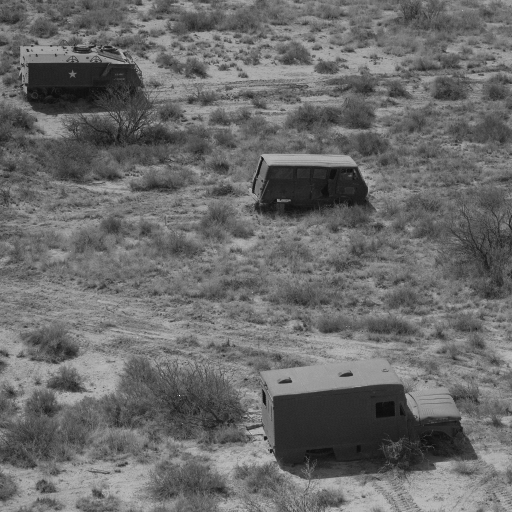
#> input picture 02_apss.tif, 512 x 512 px
$ jupyter execute 'УльяновАМ_МОАИ1.ipynb'
#> lines starting #> are read from the running program, lines starting #| are printed output that depends on the picture; after the words box and inside, x2 and y2 are one past the last pixel; in counts of white or black regions, pixels touching at a corner belong together; long printed decimals are rounded
# Лабораторная работа №1
## Поэлементные преобразования изображений

### Используемые библиотеки

- `numpy` — работа с массивами изображения, вычисления, гистограммы, `np.cumsum` и `np.where`.
- `matplotlib.pyplot` — вывод изображений, гистограмм и графиков функций преобразования.
- `skimage.exposure`, отсюда стандартная эквализация, с которой сравнивается самописный алгоритм.

Для 8-битного полутонового изображения яркость принимает значения от **0 до 255**.

[cell 1]
import numpy as np
import matplotlib.pyplot as plt
from skimage import io, exposure

FILE = "02_apss.tif"
img = io.imread(FILE)
#> img is the input picture: shape (512, 512); min 12, max 249, mean 106.4

# Если изображение цветное — переводим в полутоновое без готовой функции обработки
if img.ndim == 3:
    img = np.round(
        0.299 * img[:, :, 0] +
        0.587 * img[:, :, 1] +
        0.114 * img[:, :, 2]
    ).astype(np.uint8)

img = img.astype(np.uint8)

print("Размер:", img.shape)
#| Размер: (512, 512)
print("Диапазон:", img.min(), "-", img.max())
#| Диапазон: 12 - 249

# I. Пороговая обработка

### Гистограмма

Гистограмма показывает количество пикселей каждого уровня яркости.

При 256 уровнях `hist` — одномерный массив из **256 элементов**. Если используется

```python
hist, bins = np.histogram(..., bins=256, range=(0, 256))
```

то `bins` содержит **257 границ**:

`0, 1, 2, ..., 255, 256`.

Нормированная гистограмма получается делением на общее число пикселей:

$$
p(k)=\frac{h(k)}{N},
$$

и сумма её элементов равна 1.

## Пороговая обработка

Пороговая обработка разделяет пиксели на два класса:

$$
g(f)=
\begin{cases}
255,&f\ge f_0,\\
0,&f<f_0.
\end{cases}
$$

`f0` — выбранный порог. `np.where()` позволяет применить условие сразу ко всему массиву без цикла.

После преобразования изображение является бинарным и содержит только два уровня яркости: **0 и 255**. При увеличении порога белых пикселей становится меньше, при уменьшении — больше.

[cell 2]
hist0, bins0 = np.histogram(img.ravel(), bins=256, range=(0, 256))
#> hist0 = 256 values, max 4861 at index 116, min 0 at index 0, mean 1024; bins0 = 257 values from 0 to 256
f0 = int(np.mean(img))
#> f0 = 106

binary = np.where(img >= f0, 255, 0).astype(np.uint8)
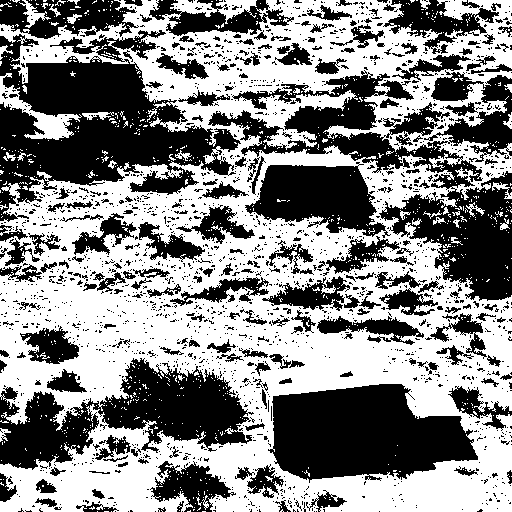
#> binary: shape (512, 512); 53.5% white; 2000 black regions (1794 under 20 px), largest, box (x1, y1, x2, y2) and area: (0, 30, 241, 222) 21581, (208, 70, 512, 301) 21546, (268, 384, 478, 483) 14640

print("Порог f0 =", f0)
#| Порог f0 = 106

fig, ax = plt.subplots(1, 2, figsize=(11, 5))

ax[0].imshow(img, cmap="gray", vmin=0, vmax=255)
ax[0].set_title("Исходное изображение")
ax[0].axis("off")

ax[1].imshow(binary, cmap="gray", vmin=0, vmax=255)
ax[1].set_title("После пороговой обработки")
ax[1].axis("off")

plt.tight_layout()
plt.show()
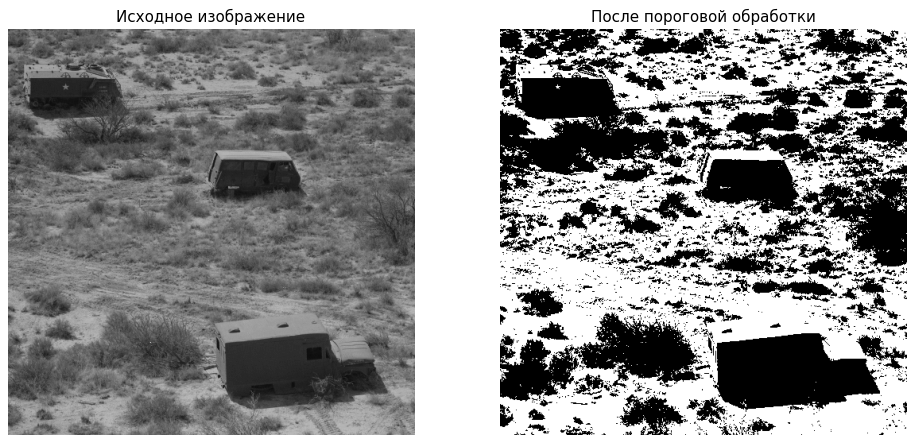
#> figure drawn by matplotlib, 2 panels

### Вывод по пороговой обработке

**До преобразования:** исходное изображение содержит множество уровней серого.

**После преобразования:** пиксели разделены порогом на два класса, поэтому остаются только значения **0 и 255**. Гистограмма результата содержит два возможных уровня яркости.

[cell 3]
hist_bin, _ = np.histogram(binary.ravel(), bins=256, range=(0, 256))
#> hist_bin = 256 values, max 140364 at index 255, min 0 at index 1, mean 1024

fig, ax = plt.subplots(1, 2, figsize=(12, 4))

ax[0].bar(np.arange(256), hist0, width=1)
ax[0].axvline(f0, linestyle="--", label=f"f0 = {f0}")
ax[0].set_xlim(0, 255)
ax[0].set_title("Исходная гистограмма")
ax[0].set_xlabel("Яркость")
ax[0].set_ylabel("Количество пикселей")
ax[0].legend()

# Для бинарного результата два уровня показываются явно
vals, nums = np.unique(binary, return_counts=True)
#> vals = [0, 255]; nums = [121780, 140364]
ax[1].bar(vals.astype(str), nums)
ax[1].set_title("Гистограмма после пороговой обработки")
ax[1].set_xlabel("Яркость")
ax[1].set_ylabel("Количество пикселей")

plt.tight_layout()
plt.show()
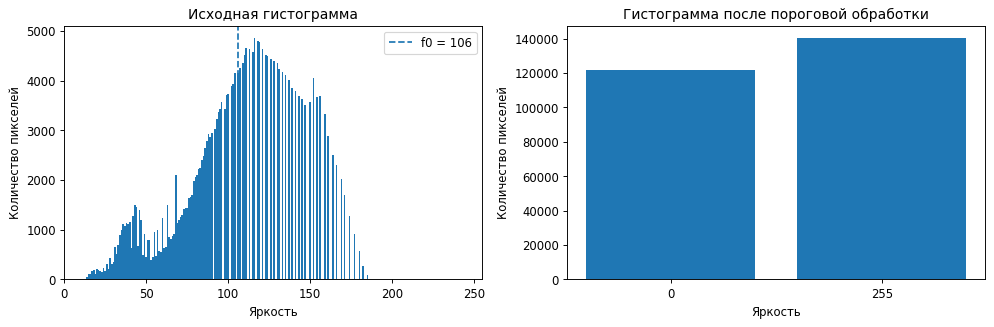
#> figure drawn by matplotlib, 2 panels; panel 1: tallest bar 4861 high, from x = 115.5 to 116.5

f = np.arange(256)
g_threshold = np.where(f >= f0, 255, 0)
#> g_threshold = 256 values from 0 to 255

plt.figure(figsize=(7, 4))
plt.step(f, g_threshold, where="post")
plt.axvline(f0, linestyle="--")
plt.xlim(0, 255)
plt.ylim(-10, 270)
plt.xlabel("Входная яркость f")
plt.ylabel("Выходная яркость g")
plt.title("Функция порогового преобразования")
plt.grid(alpha=0.3)
plt.show()
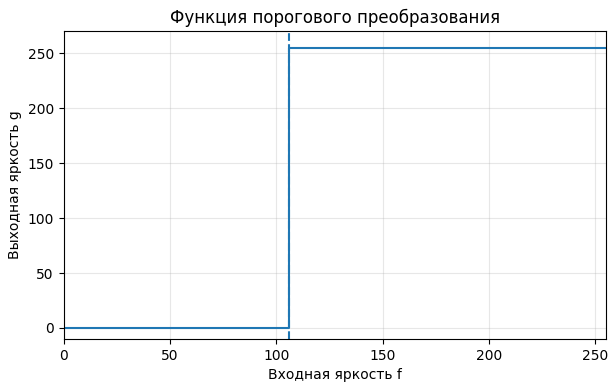
#> figure drawn by matplotlib, 1 panel; curve peaks at x = 106, y = 255

# II. Линейное контрастирование

## Линейное контрастирование

Определяются минимальная и максимальная яркости исходного изображения:

$$
f_{min}=\min(f), \qquad f_{max}=\max(f).
$$

Для растяжения исходного диапазона на `[0,255]` используется:

$$
g(f)=af+b,
$$

$$
a=\frac{255}{f_{max}-f_{min}}, \qquad b=-af_{min}.
$$

После преобразования минимальная яркость должна перейти примерно в 0, максимальная — в 255. Гистограмма при этом растягивается по оси яркости.

[cell 4]
f_min = int(img.min())
#> f_min = 12
f_max = int(img.max())
#> f_max = 249

a = 255.0 / (f_max - f_min) if f_max != f_min else 1.0
#> a = 1.08
b = -a * f_min
#> b = -12.91

contrast = np.clip(a * img.astype(np.float64) + b, 0, 255).astype(np.uint8)

print("f_min =", f_min)
#| f_min = 12
print("f_max =", f_max)
#| f_max = 249
print("a =", a)
#| a = 1.076
print("b =", b)
#| b = -12.911
print("Диапазон после:", contrast.min(), "-", contrast.max())
#| Диапазон после: 0 - 255

fig, ax = plt.subplots(1, 2, figsize=(11, 5))

ax[0].imshow(img, cmap="gray", vmin=0, vmax=255)
ax[0].set_title("Исходное изображение")
ax[0].axis("off")

ax[1].imshow(contrast, cmap="gray", vmin=0, vmax=255)
ax[1].set_title("Контрастированное изображение")
ax[1].axis("off")

plt.tight_layout()
plt.show()

[cell 5]
hist_before, _ = np.histogram(img.ravel(), bins=256, range=(0, 256))
#> hist_before has the same summary as hist0
hist_contrast, _ = np.histogram(contrast.ravel(), bins=256, range=(0, 256))
#> hist_contrast = 256 values, max 4861 at index 111, min 0 at index 14, mean 1024

fig, ax = plt.subplots(1, 2, figsize=(12, 4))

ax[0].bar(np.arange(256), hist_before, width=1)
ax[0].set_xlim(0, 255)
ax[0].set_title("Исходная гистограмма")
ax[0].set_xlabel("Яркость")
ax[0].set_ylabel("Количество пикселей")

ax[1].bar(np.arange(256), hist_contrast, width=1)
ax[1].set_xlim(0, 255)
ax[1].set_title("Гистограмма после контрастирования")
ax[1].set_xlabel("Яркость")
ax[1].set_ylabel("Количество пикселей")

plt.tight_layout()
plt.show()
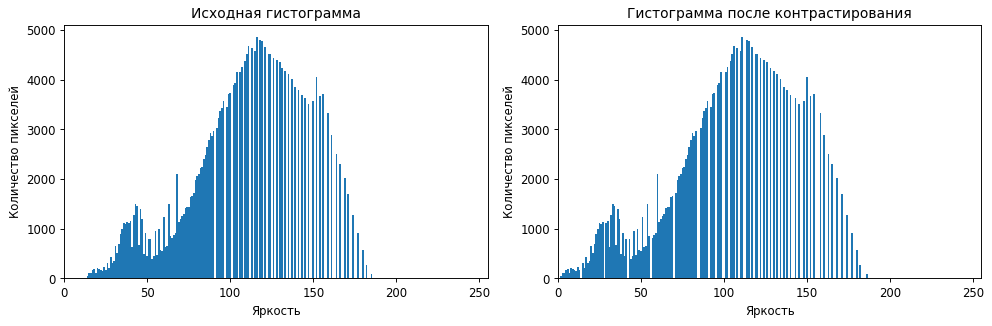
#> figure drawn by matplotlib, 2 panels; panel 1: tallest bar 4861 high, from x = 115.5 to 116.5; panel 2: tallest bar 4861 high, from x = 110.5 to 111.5

f = np.arange(256)
g_contrast = np.clip(a * f + b, 0, 255)
#> g_contrast = 256 values from 0 to 255

plt.figure(figsize=(5, 5))
plt.plot(f, g_contrast)
plt.axvline(f_min, linestyle="--", label=f"f_min = {f_min}")
plt.axvline(f_max, linestyle="--", label=f"f_max = {f_max}")
plt.xlim(0, 255)
plt.ylim(0, 255)
plt.xlabel("Входная яркость f")
plt.ylabel("Выходная яркость g")
plt.title("Функция линейного контрастирования")
plt.legend()
plt.grid(alpha=0.3)
plt.show()
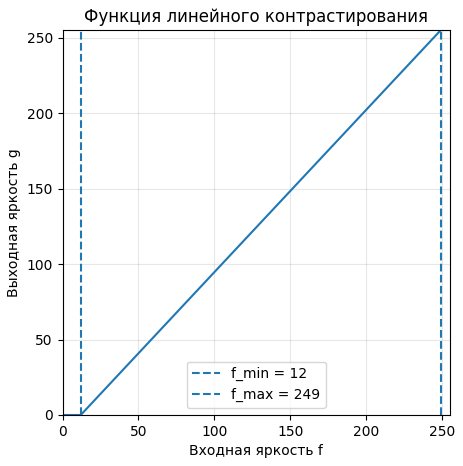
#> figure drawn by matplotlib, 1 panel; curve peaks at x = 249, y = 255

# III. Эквализация

[cell 6]
# Гистограмма и границы интервалов
hist, bins = np.histogram(img.ravel(), bins=256, range=(0, 256))
#> hist has the same summary as hist0; bins = 257 values from 0 to 256

print("hist =")
print(hist)
#| [   0    0    0    0    0    0    0    0    0    0    0    0    5   18
#|    40  113  119  177  192  116  205  188  160  141  237  172  303  217
#|   424  303  345  645  509  695  890  998 1118 1086 1138 1121 1154  628
#|  1280 1493 1460  677 1400 1201  501  912  446  800  789  394  450  961
#|   476  991  568  557 1246  640  662 1503  859  810  869  913 2101 1131
#|  1187 1265 1297 1424 1439 1433 1639 1665 1710 1989 2053 2102 2217 2252
#> (further printed lines are left out)

print("\nbins =")
print(bins)
#| [  0.   1.   2.   3.   4.   5.   6.   7.   8.   9.  10.  11.  12.  13.
#|   14.  15.  16.  17.  18.  19.  20.  21.  22.  23.  24.  25.  26.  27.
#|   28.  29.  30.  31.  32.  33.  34.  35.  36.  37.  38.  39.  40.  41.
#|   42.  43.  44.  45.  46.  47.  48.  49.  50.  51.  52.  53.  54.  55.
#|   56.  57.  58.  59.  60.  61.  62.  63.  64.  65.  66.  67.  68.  69.
#|   70.  71.  72.  73.  74.  75.  76.  77.  78.  79.  80.  81.  82.  83.
#> (further printed lines are left out)

print("\nНачало bins:", bins[:10])
#| Начало bins: [0. 1. 2. 3. 4. 5. 6. 7. 8. 9.]
print("Конец bins:", bins[-10:])
#| Конец bins: [247. 248. 249. 250. 251. 252. 253. 254. 255. 256.]
print("bins[0] =", bins[0])
#| bins[0] = 0.0
print("bins[-1] =", bins[-1])
#| bins[-1] = 256.0

## Эквализация

Интегральная функция распределения вычисляется суммой с накоплением:

$$
F(k)=\sum_{i=0}^{k}p(i).
$$

В коде для этого используется `np.cumsum`, то есть цикл не требуется.

Функция эквализации для диапазона 0–255:

$$
g(f)=255F_f(f).
$$

CDF является неубывающей, поэтому и функция преобразования `g(f)` также не убывает.

### Самописная и стандартная эквализация

Самописная эквализация строится из нормированной гистограммы и её CDF.

Стандартная функция `exposure.equalize_hist()` используется для визуального сравнения.

[cell 7]
# Самописная эквализация
pdf = hist / hist.sum()
#> pdf = 256 values, max 0.0185 at index 116, min 0 at index 0, mean 0.00391
cdf = np.cumsum(pdf)
#> cdf = 256 values from 0 to 1
transform = np.round(255 * cdf).astype(np.uint8)
#> transform = 256 values from 0 to 255

equal_manual = transform[img]
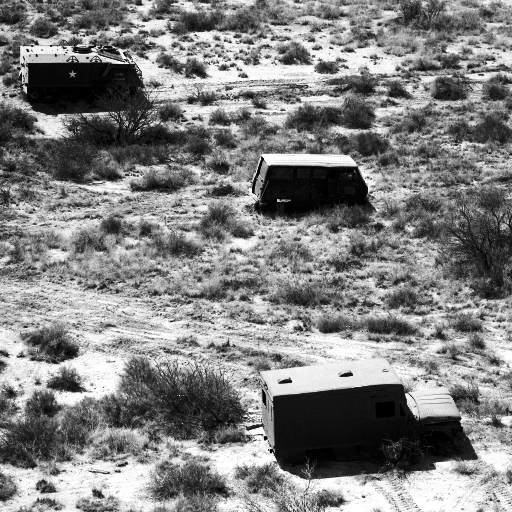
#> equal_manual: shape (512, 512); min 0, max 255, mean 129

# Стандартная эквализация только для сравнения
equal_standard = exposure.equalize_hist(img)
equal_standard = np.round(equal_standard * 255).astype(np.uint8)

fig, ax = plt.subplots(1, 3, figsize=(15, 5))

ax[0].imshow(img, cmap="gray", vmin=0, vmax=255)
ax[0].set_title("Исходное")
ax[0].axis("off")

ax[1].imshow(equal_standard, cmap="gray", vmin=0, vmax=255)
ax[1].set_title("Стандартная эквализация")
ax[1].axis("off")

ax[2].imshow(equal_manual, cmap="gray", vmin=0, vmax=255)
ax[2].set_title("Самописная эквализация")
ax[2].axis("off")

plt.tight_layout()
plt.show()

[cell 8]
hist_standard, _ = np.histogram(equal_standard.ravel(), bins=256, range=(0, 256))
#> hist_standard = 256 values, max 4861 at index 154, min 0 at index 15, mean 1024
hist_manual, _ = np.histogram(equal_manual.ravel(), bins=256, range=(0, 256))
#> hist_manual has the same summary as hist_standard

fig, ax = plt.subplots(1, 3, figsize=(15, 4))

ax[0].bar(np.arange(256), hist, width=1)
ax[0].set_title("Исходная")
ax[0].set_xlim(0, 255)

ax[1].bar(np.arange(256), hist_standard, width=1)
ax[1].set_title("После стандартной")
ax[1].set_xlim(0, 255)

ax[2].bar(np.arange(256), hist_manual, width=1)
ax[2].set_title("После самописной")
ax[2].set_xlim(0, 255)

ax[0].set_xlabel("Яркость")
ax[0].set_ylabel("Количество пикселей")
ax[1].set_xlabel("Яркость")
ax[1].set_ylabel("Количество пикселей")
ax[2].set_xlabel("Яркость")
ax[2].set_ylabel("Количество пикселей")

plt.tight_layout()
plt.show()
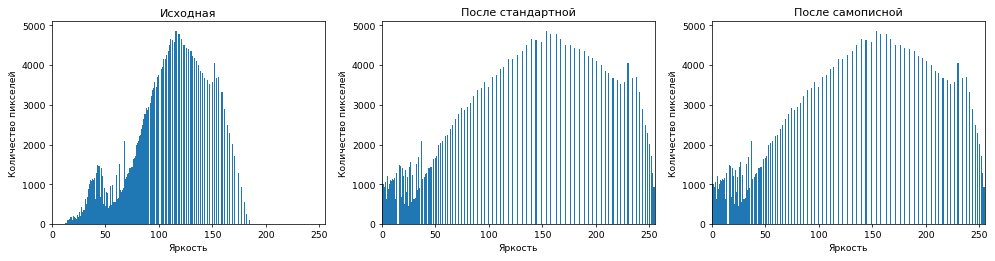
#> figure drawn by matplotlib, 3 panels; panel 1: tallest bar 4861 high, from x = 115.5 to 116.5; panel 2: tallest bar 4861 high, from x = 153.5 to 154.5; panel 3: tallest bar 4861 high, from x = 153.5 to 154.5

[cell 9]
# Интегральные функции распределения до и после обработки
cdf_before = np.cumsum(hist / hist.sum())
#> cdf_before = 256 values from 0 to 1
cdf_after = np.cumsum(hist_manual / hist_manual.sum())
#> cdf_after = 256 values from 0.0018 to 1

plt.figure(figsize=(8, 5))
plt.plot(np.arange(256), cdf_before, label="До эквализации")
plt.plot(np.arange(256), cdf_after, label="После эквализации")
plt.xlim(0, 255)
plt.ylim(0, 1.01)
plt.xlabel("Яркость f")
plt.ylabel("CDF")
plt.title("Интегральные функции распределения")
plt.legend()
plt.grid(alpha=0.3)
plt.show()
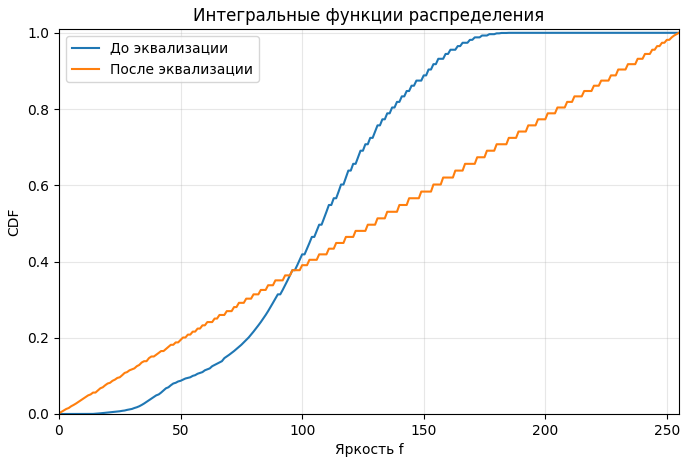
#> figure drawn by matplotlib, 1 panel; curve peaks at x = 249, y = 1; curve peaks at x = 255, y = 1

plt.figure(figsize=(8, 5))
plt.plot(np.arange(256), transform)
plt.xlim(0, 255)
plt.ylim(0, 255)
plt.xlabel("Входная яркость f")
plt.ylabel("Выходная яркость g")
plt.title("Функция преобразования g(f)")
plt.grid(alpha=0.3)
plt.show()
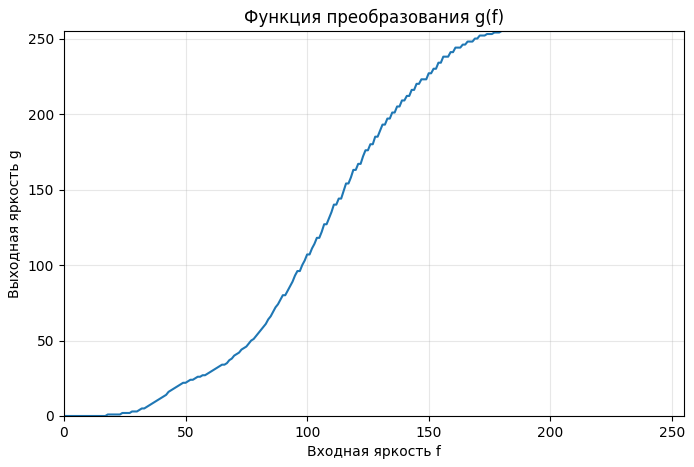
#> figure drawn by matplotlib, 1 panel; curve peaks at x = 180, y = 255

$ run again, with 01_apc.tif copied over 02_apss.tif
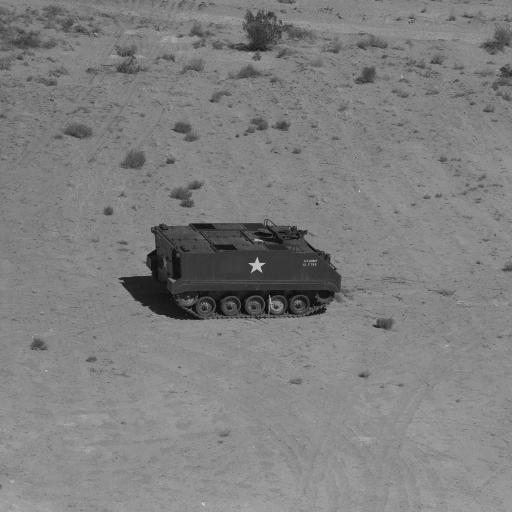
#> input picture 01_apc.tif, 512 x 512 px
#> img is the input picture: shape (512, 512); min 12, max 215, mean 127.2
#| Размер: (512, 512)
#| Диапазон: 12 - 215
#> hist0 = 256 values, max 20102 at index 135, min 0 at index 0, mean 1024; bins0 = 257 values from 0 to 256
#> f0 = 127
#> `binary = np.where(img >= f0, 255, 0).astype(np.uint8)`:
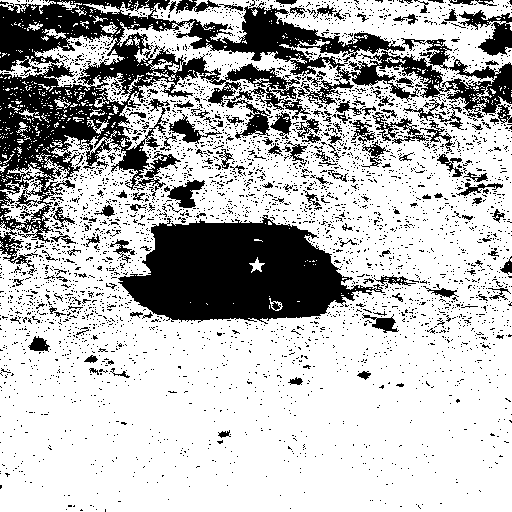
#> binary: shape (512, 512); 72.4% white; 3828 black regions (3678 under 20 px), largest, box (x1, y1, x2, y2) and area: (0, 0, 512, 276) 32853, (118, 215, 385, 324) 17664, (458, 10, 512, 56) 1066
#| Порог f0 = 127
#> hist_bin = 256 values, max 189847 at index 255, min 0 at index 1, mean 1024
#> vals = [0, 255]; nums = [72297, 189847]
#> g_threshold = 256 values from 0 to 255
#> f_min = 12
#> f_max = 215
#> a = 1.26
#> b = -15.07
#| f_min = 12
#| f_max = 215
#| a = 1.256
#| b = -15.074
#| Диапазон после: 0 - 255
#> hist_before has the same summary as hist0
#> hist_contrast = 256 values, max 20102 at index 154, min 0 at index 4, mean 1024
#> g_contrast = 256 values from 0 to 255
#> hist has the same summary as hist0; bins = 257 values from 0 to 256
#| [    0     0     0     0     0     0     0     0     0     0     0     0
#|      4    20    23    64   100    94   170   126   174   212   252   176
#|    283   157   284   181   247   172   202   293   182   172   184   144
#|    156   117   112   113   107    70   118   146   123    52   131   160
#|     78   193   117   304   412   306   360  1223   735  1269   457   426
#|    783   289   278   472   222   234   203   235   485   262   291   308
#> (further printed lines are left out)
#| [  0.   1.   2.   3.   4.   5.   6.   7.   8.   9.  10.  11.  12.  13.
#|   14.  15.  16.  17.  18.  19.  20.  21.  22.  23.  24.  25.  26.  27.
#|   28.  29.  30.  31.  32.  33.  34.  35.  36.  37.  38.  39.  40.  41.
#|   42.  43.  44.  45.  46.  47.  48.  49.  50.  51.  52.  53.  54.  55.
#|   56.  57.  58.  59.  60.  61.  62.  63.  64.  65.  66.  67.  68.  69.
#|   70.  71.  72.  73.  74.  75.  76.  77.  78.  79.  80.  81.  82.  83.
#> (further printed lines are left out)
#| Начало bins: [0. 1. 2. 3. 4. 5. 6. 7. 8. 9.]
#| Конец bins: [247. 248. 249. 250. 251. 252. 253. 254. 255. 256.]
#| bins[0] = 0.0
#| bins[-1] = 256.0
#> pdf = 256 values, max 0.0767 at index 135, min 0 at index 0, mean 0.00391
#> cdf = 256 values from 0 to 1
#> transform = 256 values from 0 to 255
#> hist_standard = 256 values, max 20102 at index 153, min 0 at index 33, mean 1024
#> hist_manual has the same summary as hist_standard
#> cdf_before = 256 values from 0 to 1
#> cdf_after = 256 values from 0.00181 to 1
#> `plt.show()`:
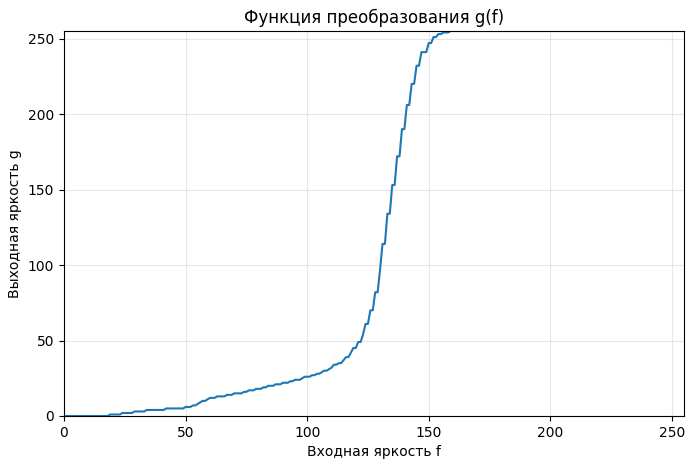
#> figure drawn by matplotlib, 1 panel; curve peaks at x = 159, y = 255
